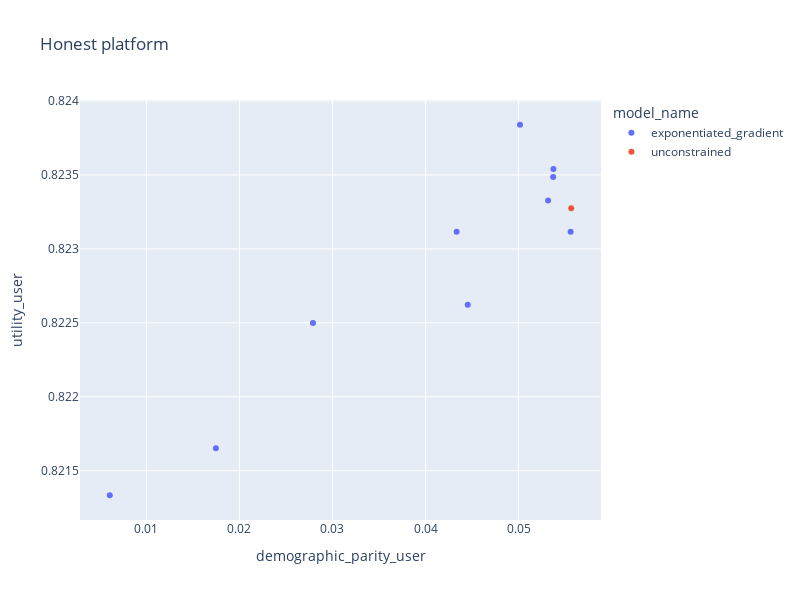

Here is the notebook cell this chart was saved with:
### Code cell
fig = px.scatter(
    audit.filter(
        pl.col("detection_tnr") == 1.0,
        pl.col("detection_tpr") == 1.0,
        pl.col("strategy") == "honest",
    ),
    x="demographic_parity_user",
    y="utility_user",
    color="model_name",
    category_orders={"strategy": audit["strategy"].unique().sort().to_list()},
    height=600,
    width=800,
    title="Honest platform",
)
fig.show()

### Figure 1 — Plotly figure (JSON) as saved in the notebook; plotly's stock layout.template omitted (floating-point values rounded to 4 significant figures)
{"data": [{"hovertemplate": "model_name=exponentiated_gradient<br>demographic_parity_user=%{x}<br>utility_user=%{y}<extra></extra>", "legendgroup": "exponentiated_gradient", "marker": {"color": "#636efa", "symbol": "circle"}, "mode": "markers", "name": "exponentiated_gradient", "orientation": "v", "showlegend": true, "type": "scatter", "x": [0.04454, 0.04335, 0.05375, 0.05372, 0.05318, 0.01747, 0.006065, 0.05016, 0.0279, 0.0556], "xaxis": "x", "y": [0.8226, 0.8231, 0.8235, 0.8235, 0.8233, 0.8217, 0.8213, 0.8238, 0.8225, 0.8231], "yaxis": "y"}, {"hovertemplate": "model_name=unconstrained<br>demographic_parity_user=%{x}<br>utility_user=%{y}<extra></extra>", "legendgroup": "unconstrained", "marker": {"color": "#EF553B", "symbol": "circle"}, "mode": "markers", "name": "unconstrained", "orientation": "v", "showlegend": true, "type": "scatter", "x": [0.05566], "xaxis": "x", "y": [0.8233], "yaxis": "y"}], "layout": {"height": 600, "legend": {"title": {"text": "model_name"}, "tracegroupgap": 0}, "title": {"text": "Honest platform"}, "width": 800, "xaxis": {"anchor": "y", "domain": [0, 1], "title": {"text": "demographic_parity_user"}}, "yaxis": {"anchor": "x", "domain": [0, 1], "title": {"text": "utility_user"}}}}
